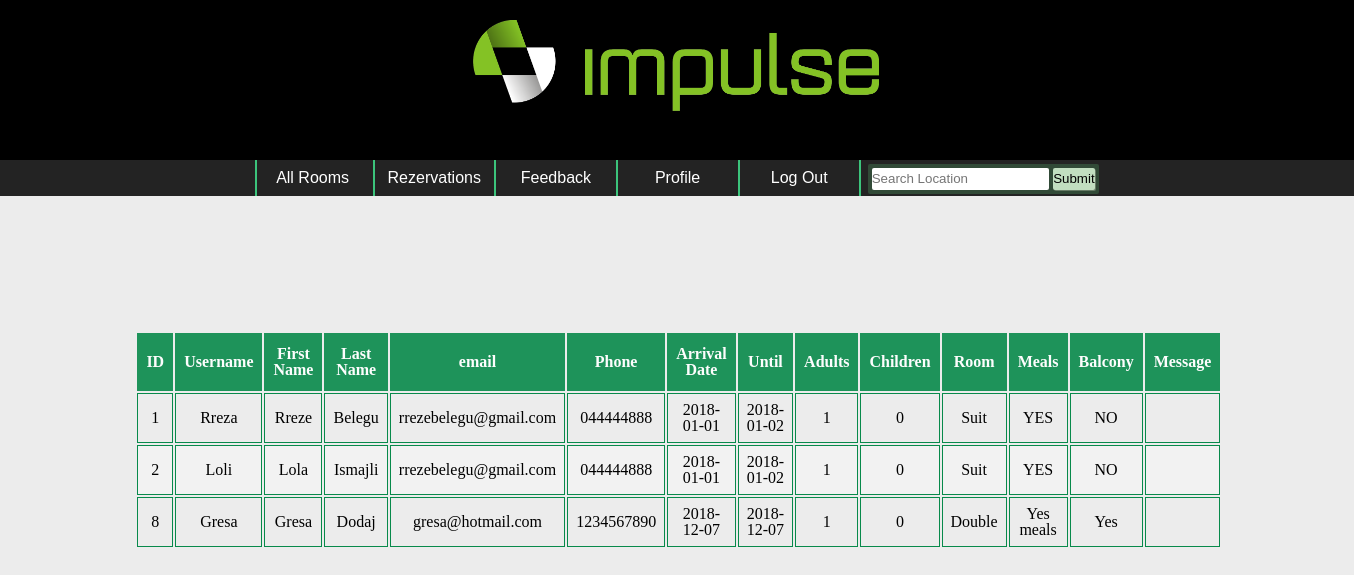
/rezervimet.php, run on an earlier commit of the app's database.
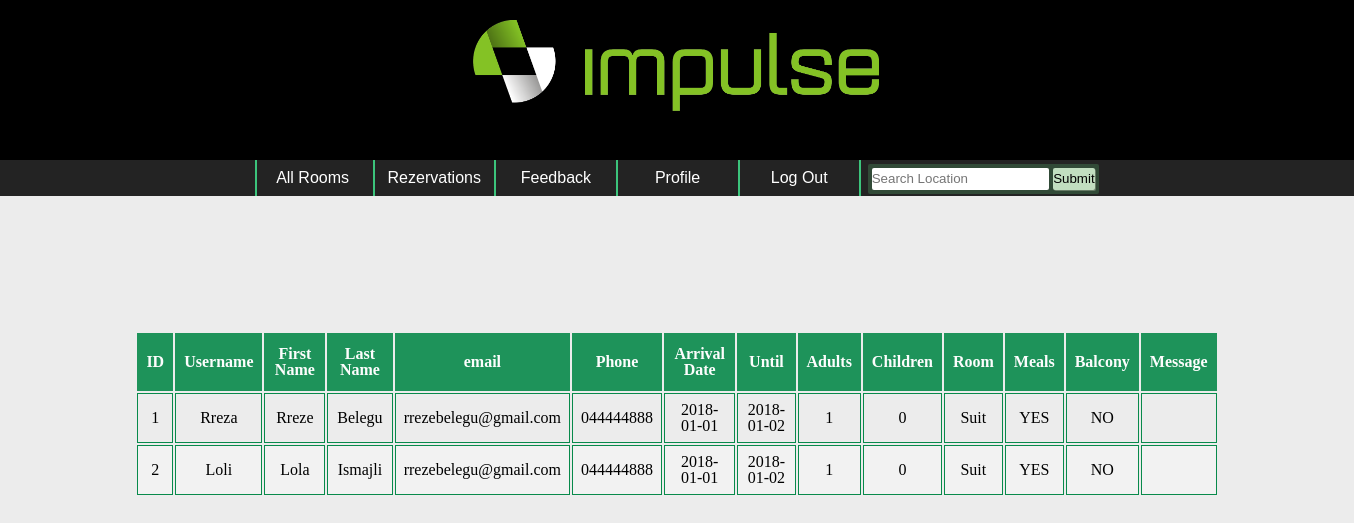
And on a later commit of the database.
### tables this page shows
create table Reservations
(
	ID integer primary key auto_increment,
    Username varchar(10) not null,
    Emri varchar (45) not null,
    Mbiemri varchar (45) not null,
    Email varchar(45) not null,
	Phonenumber varchar(10) not null,
    Country varchar(45) not null,
    Arrivaldate date not null,
    Untildate date not null,
    Adults integer not null,
    Children integer not null,
    Roomtype varchar (45) not null,
    Meals varchar (45) not null,
    Balcony varchar (45) not null,
    Questions varchar(100)
    
    );

### rezervimet.php (the view, shortened to what this page needs)
<!DOCTYPE html>
<html>
<head>
</head>
<?php
    require_once('db.php');
?>
  <body>
                        <div align="center">
                           <table id="rezervimet">
                                <thead >
                                    <th><center>ID</center></th>
                                    <th><center>Username</center></th>
                                    <th><center>First Name</center></th>
                                    <th><center>Last Name</center></th>
                                    <th><center>email</center></th>
                                    <th><center>Phone</center></th>
                                    <th><center>Arrival Date</center></th>
                                    <th><center>Until</center></th>
                                    <th><center>Adults</center></th>
                                    <th><center>Children</center></th>
                                    <th><center>Room</center></th>
                                    <th><center>Meals</center></th>
                                    <th><center>Balcony</center></th>
                                    <th><center>Message</center></th>
                                </thead>
                                <tbody>
                                      <?php
                                        $q = "SELECT * FROM reservations ORDER BY reservations.id ASC";
                                        $run = mysqli_query($con, $q);
                                        if(mysqli_num_rows($run) > 0){
                                            while($row = mysqli_fetch_array($run)){
                                    ?>
                                    <tr>
                                        <td><center><?php echo $row['ID']; ?></center></td>
                                        <td><center><?php echo $row['Username']; ?></center></td>
                                        <td><center><?php echo $row['Emri']; ?> </center></td>
                                        <td><center><?php echo $row['Mbiemri']; ?></center></td>
                                        <td><center><?php echo $row['Email']; ?> </center></td>
                                        <td><center><?php echo $row['Phonenumber']; ?> </center></td>
                                        <td><center><?php echo $row['Arrivaldate']; ?> </center></td>
                                        <td><center><?php echo $row['Untildate']; ?></center></td>
                                        <td><center><?php echo $row['Adults']; ?></center></td>
                                        <td><center><?php echo $row['Children']; ?></center></td>
                                        <td><center><?php echo $row['Roomtype']; ?> </center></td>
                                        <td><center><?php echo $row['Meals']; ?> </center></td>
                                        <td><center><?php echo $row['Balcony']; ?></center></td>
                                        <td><center><?php echo $row['Questions']; ?></center></td>
                                    </tr>
                                    <?php
                                            }
                                        }
                                    ?>
                                </tbody>
                            </table>
</div>
</body></html>

### rezervimet.php (style rules this page uses)
#rezervimet td, #rezervimet th { border: 1px solid #088A4B; padding: 8px; }
#rezervimet tr:nth-child(even) { background-color: #f2f2f2; }
#rezervimet th { padding-top: 12px; padding-bottom: 12px; text-align: left; opacity: 0.9; background-color: #088A4B; color: white; }
div { margin:10%; }

What changed in the data, as far as the page shows it:
removed reservations: ID "8", Username "Gresa", Emri "Gresa", Mbiemri "Dodaj", Email "gresa@hotmail.com", Phonenumber "1234567890", Arrivaldate "2018-12-07", Untildate "2018-12-07", Adults "1", Children "0", Roomtype "Double", Meals "Yes meals", Balcony "Yes"
